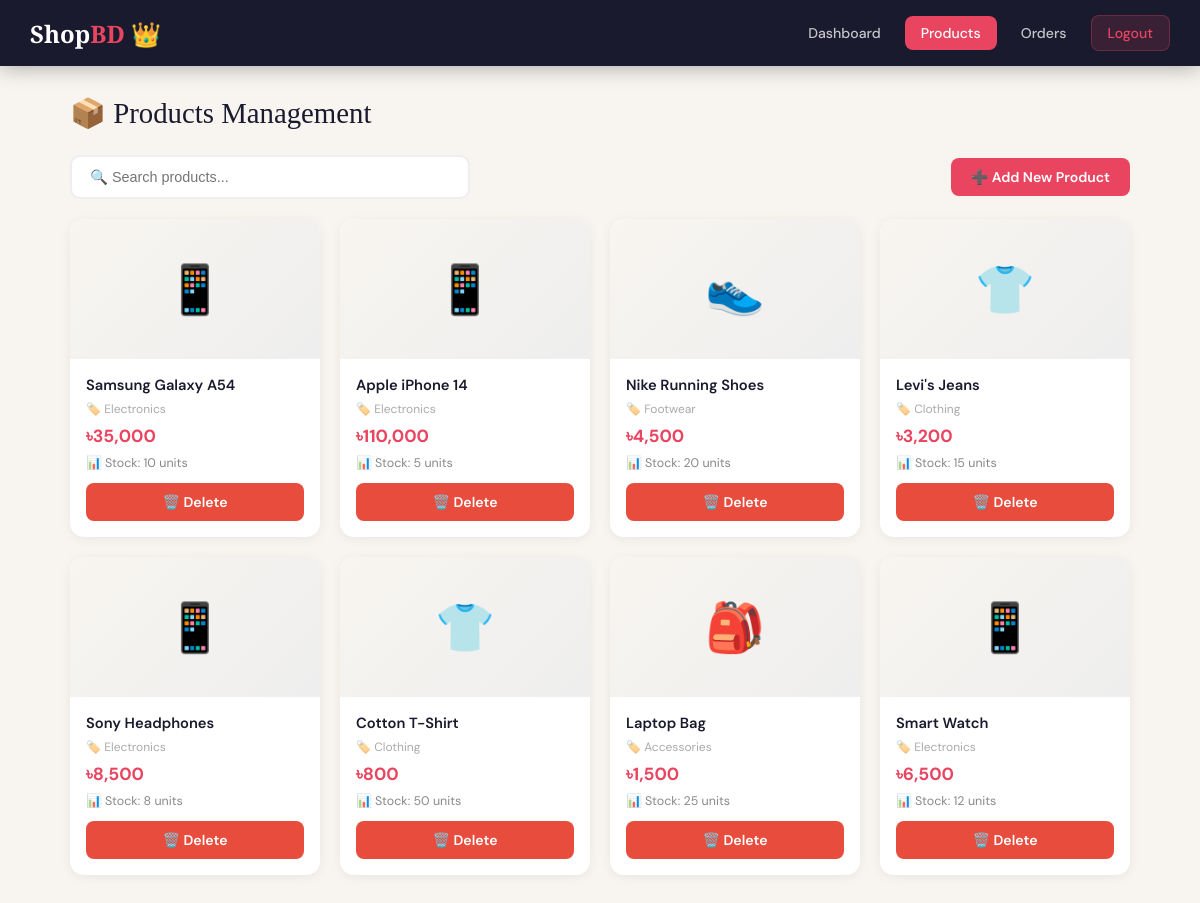
/admin/products.php (signed in), run on the app's committed database.
### tables this page shows
CREATE TABLE IF NOT EXISTS products (
    id INT AUTO_INCREMENT PRIMARY KEY,
    name VARCHAR(200) NOT NULL,
    description TEXT,
    price DECIMAL(10,2) NOT NULL,
    image VARCHAR(255) DEFAULT 'default.jpg',
    stock INT DEFAULT 0,
    category VARCHAR(100),
    created_at TIMESTAMP DEFAULT CURRENT_TIMESTAMP
);

### admin/products.php (the view, shortened to what this page needs)
<?php
require_once '../includes/db.php';
$search = isset($_GET['q']) ? sanitize($_GET['q']) : '';
$where = $search ? "WHERE name LIKE '%$search%' OR category LIKE '%$search%'" : '';
$products = mysqli_query($conn, "SELECT * FROM products $where ORDER BY created_at DESC");
?>
<!DOCTYPE html>
<html>
<head>
</head>
<body>
<nav>
    <a href="dashboard.php" class="nav-logo">Shop<span>BD</span> 👑</a>
    <div class="nav-links">
        <a href="dashboard.php">Dashboard</a>
        <a href="products.php" class="active">Products</a>
        <a href="orders.php">Orders</a>
        <a href="../logout.php" class="logout">Logout</a>
    </div>
</nav>
<div class="page-container">
    <div class="page-title">📦 Products Management</div>
    <div style="display:flex;justify-content:space-between;align-items:center;gap:15px;flex-wrap:wrap;margin-bottom:20px;">
        <form method="GET" style="flex:1;max-width:400px;">
            <input type="search" name="q" placeholder="🔍 Search products..." value="<?= htmlspecialchars($search) ?>" style="padding:12px 18px;border:2px solid #eee;border-radius:10px;font-size:0.9rem;width:100%;outline:none;" oninput="this.form.submit()">
        </form>
        <button class="btn btn-primary" onclick="document.getElementById('addModal').classList.add('active')">➕ Add New Product</button>
    </div>
    <div class="product-grid">
        <?php if (mysqli_num_rows($products) > 0):
            while ($p = mysqli_fetch_assoc($products)):
                $icons = ['Electronics'=>'📱','Clothing'=>'👕','Footwear'=>'👟','Accessories'=>'🎒'];
                $icon = $icons[$p['category']] ?? '📦';
        ?>
        <div class="product-card">
            <div class="product-img"><?= $icon ?></div>
            <div class="product-body">
                <div class="product-name"><?= htmlspecialchars($p['name']) ?></div>
                <div class="product-cat">🏷️ <?= htmlspecialchars($p['category']) ?></div>
                <div class="product-price">৳<?= number_format($p['price'], 0) ?></div>
                <div class="product-stock">📊 Stock: <?= $p['stock'] ?> units</div>
                <a href="?delete=<?= $p['id'] ?>" class="btn btn-danger" style="width:100%;justify-content:center;"
                   onclick="return confirm('Delete this product?')">🗑️ Delete</a>
            </div>
        </div>
        <?php endwhile; endif; ?>
    </div>
</div>
</body>
</html>

### includes/style.php (style rules this page uses)
* { margin: 0; padding: 0; box-sizing: border-box; }
:root { --primary: #1a1a2e; --accent: #e94560; --gold: #f5a623; --light: #f8f5f0; --white: #ffffff; --border: #eaeaea; --sub: #888; --success: #27ae60; --danger: #e74c3c; --warning: #f39c12; }
body { font-family: 'DM Sans', sans-serif; background: var(--light); color: #2d2d2d; min-height: 100vh; }
nav { background: var(--primary); padding: 15px 30px; display: flex; align-items: center; justify-content: space-between; position: sticky; top: 0; z-index: 100; box-shadow: 0 2px 20px rgba(0,0,0,0.3); }
.nav-logo { font-family: 'Playfair Display', serif; color: white; font-size: 1.5rem; font-weight: 700; text-decoration: none; }
.nav-logo span { color: var(--accent); }
.nav-links { display: flex; align-items: center; gap: 8px; flex-wrap: wrap; }
.nav-links a { color: rgba(255,255,255,0.75); text-decoration: none; padding: 8px 16px; border-radius: 8px; font-size: 0.88rem; font-weight: 500; transition: all 0.2s; }
.nav-links a.active { background: var(--accent); color: white; }
.nav-links a.logout { background: rgba(233,69,96,0.15); color: var(--accent); border: 1px solid rgba(233,69,96,0.3); }
.page-container { max-width: 1100px; margin: 0 auto; padding: 30px 20px; }
.page-title { font-family: 'Playfair Display', serif; font-size: 1.8rem; color: var(--primary); margin-bottom: 25px; }
.btn { display: inline-flex; align-items: center; gap: 6px; padding: 10px 20px; border-radius: 8px; font-size: 0.88rem; font-weight: 600; cursor: pointer; text-decoration: none; border: none; font-family: 'DM Sans', sans-serif; transition: all 0.2s; }
.btn-primary { background: var(--accent); color: white; }
.btn-danger { background: var(--danger); color: white; }
input[type="search"] { width: 100%; }

### admin/products.php (style rules this page uses)
.product-grid { display: grid; grid-template-columns: repeat(auto-fill, minmax(220px, 1fr)); gap: 20px; margin-top: 20px; }
.product-card { background: white; border-radius: 14px; overflow: hidden; box-shadow: 0 2px 12px rgba(0,0,0,0.06); transition: transform 0.2s; }
.product-img { width: 100%; height: 140px; background: linear-gradient(135deg, #f8f5f0, #eee); display: flex; align-items: center; justify-content: center; font-size: 3rem; }
.product-body { padding: 16px; }
.product-name { font-weight: 600; font-size: 0.92rem; margin-bottom: 6px; color: #1a1a2e; }
.product-cat { font-size: 0.75rem; color: #aaa; margin-bottom: 8px; }
.product-price { font-size: 1.1rem; font-weight: 700; color: #e94560; margin-bottom: 8px; }
.product-stock { font-size: 0.78rem; color: #888; margin-bottom: 12px; }

### data on the page
products: category "📱", name "Samsung Galaxy A54", category "Electronics", price "35,000", stock "10", $p['id'] 1 (drawn)
products: category "📱", name "Apple iPhone 14", category "Electronics", price "110,000", stock "5"
products: category "👟", name "Nike Running Shoes", category "Footwear", price "4,500", stock "20"
products: category "👕", name "Levi's Jeans", category "Clothing", price "3,200", stock "15"
products: category "📱", name "Sony Headphones", category "Electronics", price "8,500", stock "8"
products: category "👕", name "Cotton T-Shirt", category "Clothing", price "800", stock "50"
products: category "🎒", name "Laptop Bag", category "Accessories", price "1,500", stock "25"
products: category "📱", name "Smart Watch", category "Electronics", price "6,500", stock "12"
